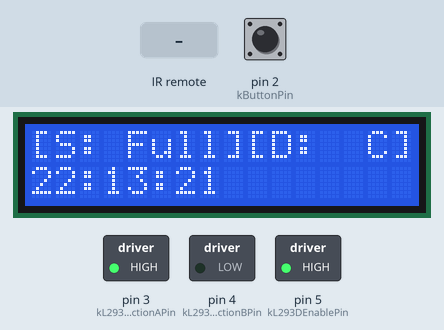
This sketch was run on a simulated Arduino Uno, built with avr-gcc and run on an emulated ATmega328P. Parts: 16×2 character LCD, switched loads named in the sketch (green lamp = pin HIGH). The test bench sets the inputs (shaded band); at power-on: pin 2 (kButtonPin) LOW. The local clock reads 2024-03-15 10:24:30 at power-on unless the sketch sets it.

Above: at 1.3 s.
1.4 s: pin 2 (kButtonPin) pulled HIGH for 1.15 s
At 2.9 s:
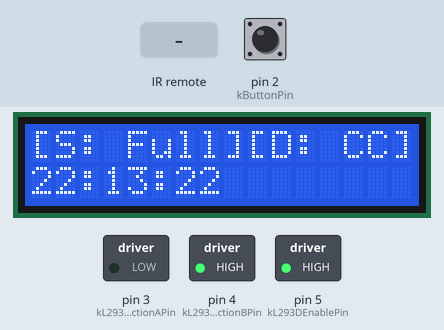
6.5 s: infrared code 0xFFE01F received
At 7.9 s:
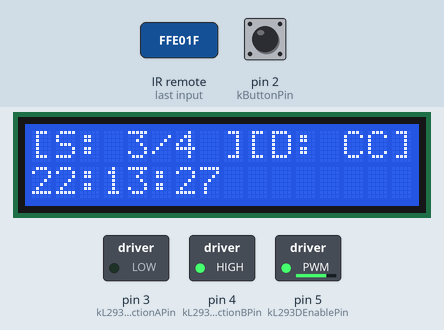
10.5 s: infrared code 0xFF02FD received
At 11.5 s:
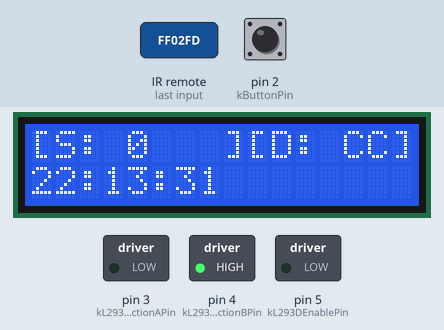
14.5 s: infrared code 0xFFC23D received
At 15.7 s:
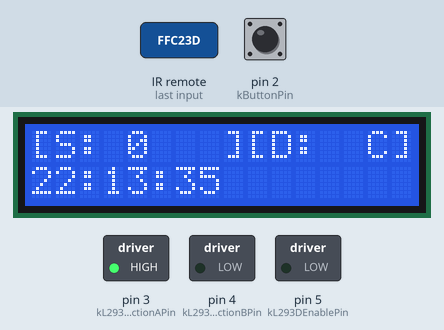
18.5 s: infrared code 0xFF906F received
At 19.9 s:
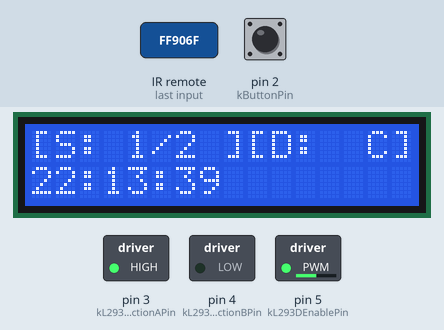
22.5 s: pin 2 (kButtonPin) pulled HIGH for 1.15 s
At 23.9 s:
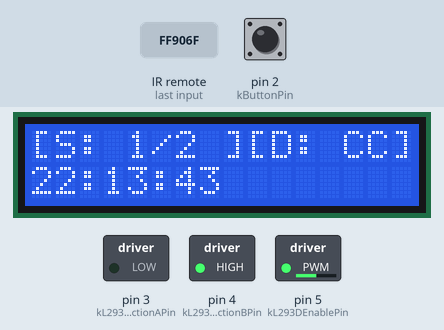
Timing chart, 0 to 25.5 s (numbered marks = the images above; inputs shaded):
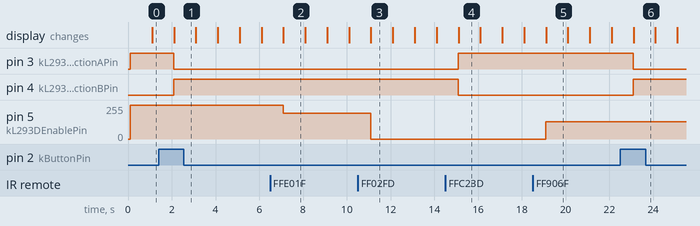

The sketch:

lab3.ino
```cpp
// (licence header left out)
////////////////////////////////////////////////////////////////////////
//// Includes //////////////////////////////////////////////////////////

// Built-in Arduino Libraries
#include <Arduino.h>
#include <Wire.h>

// ELEGOO libraries for HW modules
#include <DS3231.h>
#include <LiquidCrystal.h>
#include <IRremote.h>

////////////////////////////////////////////////////////////////////////
//// Pin constants /////////////////////////////////////////////////////

// L293D Chip Pins

constexpr uint8_t kL293DEnablePin = 5;
constexpr uint8_t kL293DDirectionAPin = 3;
constexpr uint8_t kL293DDirectionBPin = 4;


// LCD Display Pins

constexpr uint8_t kLcdRsPin = 7;
constexpr uint8_t kLcdEnablePin = 8;
// constexpr uint8_t kLcdData0Pin = 0;
// constexpr uint8_t kLcdData1Pin = 0;
// constexpr uint8_t kLcdData2Pin = 0;
// constexpr uint8_t kLcdData3Pin = 0;
constexpr uint8_t kLcdData4Pin = 9;
constexpr uint8_t kLcdData5Pin = 10;
constexpr uint8_t kLcdData6Pin = 11;
constexpr uint8_t kLcdData7Pin = 12;

// IR Receiver Pins

constexpr uint8_t kIrReceiverPin = 6;

// Button Pins

constexpr uint8_t kButtonPin = 2;

////////////////////////////////////////////////////////////////////////
//// IR Receiver Constants /////////////////////////////////////////////

    // Enumeration for all RF codes that can be received from the IR
    // remote control
    enum class IRCodes : uint32_t {
        POWER         = 0xFFA25D,
        FUNC_STOP     = 0xFFE21D,
        VOL_PLUS      = 0xFF629D,
        FAST_BACK     = 0xFF22DD,
        PAUSE         = 0xFF02FD,
        FAST_FORWARD  = 0xFFC23D,
        DOWN          = 0xFFE01F,
        VOL_MINUS     = 0xFFA857,
        UP            = 0xFF906F,
        EQ            = 0xFF9867,
        ST_REPT       = 0xFFB04F,
        ZERO          = 0xFF6897,
        ONE           = 0xFF30CF,
        TWO           = 0xFF18E7,
        THREE         = 0xFF7A85,
        FOUR          = 0xFF10EF,
        FIVE          = 0xFF38C7,
        SIX           = 0xFF5AA5,
        SEVEN         = 0xFF42BD,
        EIGHT         = 0xFF4AB5,
        NINE          = 0xFF52AD,
        UNKNOWN_CODE  = 0xFFFFFFFF
    };


////////////////////////////////////////////////////////////////////////
//// LCD Screen Constants //////////////////////////////////////////////

    // Number of character rows in LCD screen
    constexpr uint8_t kLcdRows = 2;

    // Number of character columns in LCD screen
    constexpr uint8_t kLcdColumns = 16;


////////////////////////////////////////////////////////////////////////
//// Real Time Clock (RTC) Constants ///////////////////////////////////

enum class FanSpeed : uint8_t {
    STOPPED,
    HALF,
    THREE_QUARTERS,
    FULL
};

static const char * const kFanSpeedStr[] = {
    "0   ",
    "1/2 ",
    "3/4 ",
    "Full"
};


////////////////////////////////////////////////////////////////////////
//// Timer Constants ///////////////////////////////////////////////////

// ATMega2560 has a 16MHz clock
constexpr unsigned long long kClockCycle = 16000000ULL;

// The frequency at which the timer is to initiate an interrupt
// (1 Hz = 1 second)
constexpr unsigned int kTimerInterruptFrequency = 1;

// The value at which to increment the timer clock at
// 1 = 16MHz increment
// 8 = 2MHz increment
// 64 = 250kHz increment
// 256 = 62.5kHz increment
// 1024 = 15.625kHz increment
constexpr unsigned int kTimerPrescalar = 1024;

// The value to input into the timer compare match register to get the
// timer to interrupt every interval
constexpr uint16_t kTimerMatchValue = kClockCycle
        / (kTimerInterruptFrequency * kTimerPrescalar) - 1UL;

// The delay necessary to debounce the hardware switch
constexpr unsigned long kDebounceDelay = 50;


////////////////////////////////////////////////////////////////////////
//// Variables /////////////////////////////////////////////////////////

// IR Receiver module object
IRrecv ir_receiver(kIrReceiverPin);

// Variable to hold the IR code received from the IR module
decode_results ir_decode_results;

// LCD Screen module object
LiquidCrystal lcd(kLcdRsPin, kLcdEnablePin, kLcdData4Pin, kLcdData5Pin,
                  kLcdData6Pin, kLcdData7Pin);

// RTC module object
DS3231 real_time_clock;

// RTC date-time structure object
RTCDateTime date_time;

// The current speed at which the fan is currently rotating
FanSpeed current_fan_speed = FanSpeed::STOPPED;

// A flag that lets the time controlled fan motor start know that
// the remote stopped the fan for this iteration
bool ir_remote_used = false;

// The direction in which the fan is rotating
bool fan_direction_clockwise = true;

// Flag indicating fan speed or direction has been updated
bool fan_update = false;

// Flag indicating that LCD and time should be updated
bool update = false;

// Variable to hold line one string of LCD
char line_one[kLcdColumns + 1] = {};

// Variable to hold line two string of LCD
char line_two[kLcdColumns + 1] = {};


////////////////////////////////////////////////////////////////////////
//// Functions /////////////////////////////////////////////////////////

/**
 * @brief Translates the fan speed enumeration value into a PWM value
 *
 * @param speed  The FanSpeed enumeration value
 * @return uint8_t - the PWM speed integer value
 */
uint8_t GetFanSpeed(FanSpeed speed){
    uint8_t speed_value;
    switch(speed){
        case FanSpeed::FULL: speed_value = 255; break;
        case FanSpeed::THREE_QUARTERS: speed_value = 192; break;
        case FanSpeed::HALF: speed_value = 128; break;
        case FanSpeed::STOPPED: speed_value = 0; break;
        default: speed_value = 0;
    }

    return speed_value;
}

/**
 * @brief This function increments the current fan speed to the next
 *        speed level or keeps it at the same level if it can go no
 *        higher
 *
 */
void SpeedUpFan(){
    switch(current_fan_speed){
        case FanSpeed::STOPPED:{
            current_fan_speed = FanSpeed::HALF;
        } break;
        case FanSpeed::HALF:{
            current_fan_speed = FanSpeed::THREE_QUARTERS;
        } break;
        case FanSpeed::THREE_QUARTERS:
        case FanSpeed::FULL: {
            current_fan_speed = FanSpeed::FULL;
        } break;
    }

    fan_update = true;
}

/**
 * @brief This function decrements the current fan speed to the previous
 *        speed level or keeps it at the same level if it can go no
 *        lower
 *
 */
void SlowDownFan(){
    switch(current_fan_speed){
        case FanSpeed::FULL:{
            current_fan_speed = FanSpeed::THREE_QUARTERS;

        } break;
        case FanSpeed::THREE_QUARTERS:{
            current_fan_speed = FanSpeed::HALF;
        } break;
        case FanSpeed::HALF:
        case FanSpeed::STOPPED: {
            current_fan_speed = FanSpeed::STOPPED;
        } break;
    }

    fan_update = true;
}

/**
 * @brief Sends fan motor turn direction and PWM speed of the fan
 *
 */
void RunFan() {
    digitalWrite(kL293DDirectionAPin, fan_direction_clockwise);
    digitalWrite(kL293DDirectionBPin, !fan_direction_clockwise);
    analogWrite(kL293DEnablePin, GetFanSpeed(current_fan_speed));
}

/**
 * @brief This function gets the current date/time from the real time
 *        clock module and, depending on whether its at the beginning or
 *        end of a minute, turns on or off the fan
 *
 */
void CheckRealTimeClock(){
    // Update clock, rpm, direction, etc. every second
    date_time = real_time_clock.getDateTime();

    // New minute, reset ir remote flag
    if(date_time.second == 0) ir_remote_used = false;

    if(date_time.second >= 0
        && date_time.second < 30
        && current_fan_speed == FanSpeed::STOPPED
        && !ir_remote_used){
        current_fan_speed = FanSpeed::FULL;
        fan_update = true;
    }
    else if(date_time.second == 30 && !ir_remote_used){
        current_fan_speed = FanSpeed::STOPPED;
        fan_update = true;
    }
}

/**
 * @brief This function outputs the current time, fan speed, and fan
 *        direction to the LCD screen
 *
 */
void UpdateLCD() {
    // Create LCD line 1
    snprintf(line_one, kLcdColumns+1, "[S: %s][D: %s]",
        kFanSpeedStr[static_cast<uint8_t>(current_fan_speed)],
        (fan_direction_clockwise) ? " C" : "CC");

    // Create LCD line 2
    snprintf(line_two, kLcdColumns+1, "%02d:%02d:%02d        ",
        date_time.hour, date_time.minute, date_time.second);

    // Print line 1 on LCD
    lcd.setCursor(0, 0);
    lcd.print(line_one);

    // Print line 2 on LCD
    lcd.setCursor(0, 1);
    lcd.print(line_two);
}

/**
 * @brief Checks the IR module to see if it received an IR code and
 *        translates the code into fan functions
 *
 */
void CheckIR() {
    if(ir_receiver.decode(&ir_decode_results)){

        switch(ir_decode_results.value){
            case static_cast<long unsigned int>(IRCodes::UP): SpeedUpFan(); break;
            case static_cast<long unsigned int>(IRCodes::DOWN): SlowDownFan(); break;
            case static_cast<long unsigned int>(IRCodes::PAUSE): {

                current_fan_speed = FanSpeed::STOPPED;
                fan_update = true;

            } break;
            case static_cast<long unsigned int>(IRCodes::FAST_FORWARD): {

                fan_direction_clockwise = true;
                fan_update = true;

            } break;
            case static_cast<long unsigned int>(IRCodes::FAST_BACK): {

                fan_direction_clockwise = false;
                fan_update = true;

            } break;
        }

        ir_remote_used = true;
    }

    ir_receiver.resume();
}

/**
 * @brief Button interrupt function that checks if the interrut was
 *        caused by a button press or noise and if the button was
 *        pressed it will switch the current fan direction
 *
 */
void CheckButton(){
    // A static variable (e.g. state persistent across function calls)
    // that holds the last time that the interrupt function was called
    static unsigned long last_interrupt_time = 0;

    // Time of the current interrupt
    unsigned long current_interrupt_time = millis();

    // Check to see if this interrupt was caused by noise or an actual
    // button press
    if((current_interrupt_time - last_interrupt_time) > kDebounceDelay){
        fan_direction_clockwise = !fan_direction_clockwise;
    }

    // Record current interrupt time for the next interrupt
    last_interrupt_time = current_interrupt_time;
}

//// Timer Setup and Interrupt Functions ///////////////////////////////

/**
 * @brief Set hardware timer 2 to interrupt at predetermined interval
 *
 */
void SetupTimer(){

    // Disable interrupts
    cli();

    // Set all of timer/counter control register 1A to 0
    //     7       6       5       4       3       2       1       0
    // *---------------------------------------------------------------*
    // | COM1A1| COM1A0| COM1B1| COM1B0| COM1C1| COM1C0| WGM11 | WGM10 |
    // *---------------------------------------------------------------*
    // COM1A1:0 - Compare Output Mode for Channel A
    // COM1B1:0 - Compare Output Mode for Channel B
    // COM1C1:0 - Compare Output Mode for Channel C
    // WGM11:0 - Waveform Generation Mode
    // pg. 154 of ATmega2560 datasheet
    TCCR1A = 0;

    // Set all of timer/counter control register 1B to 0
    //     7       6       5       4       3       2       1       0
    // *---------------------------------------------------------------*
    // | ICNC1 | ICES1 |   -   | WGM13 | WGM12 | CS12  | CS11  | CS10  |
    // *---------------------------------------------------------------*
    // ICNC1 - Input Capture Noise Canceler
    // ICES1 - Input Capture Edge Select
    // WGM13:2 - Waveform Generation Mode
    // CS12:0 - Clock Select
    // pg. 156 of ATmega2560 datasheet
    TCCR1B = 0;

    // Initialize timer counter value  of timer 1 to 0
    TCNT1  = 0;

    // Set output compare match register 1A for predetermined increments
    OCR1A =  kTimerMatchValue;

    // turn on CTC mode
    TCCR1B |= (1 << WGM12);

    // Set CS10 and CS12 bits for 1024 prescaler
    // See pg. 157 of ATmega2560 datasheet
    TCCR1B |= (1 << CS12) | (1 << CS10);

    // Allow interrupts
    sei();
}


/**
 * @brief Enables the interrupt for timer 1 and starts the counter at 0
 *
 */
void EnableTimerInterrupts(){
    // Disable interrupts
    cli();

    // Initialize timer counter value  of timer 1 to 0
    TCNT1  = 0;

    // Enable timer compare interrupt through timer interupt mask
    // register
    //     7       6       5       4       3       2       1       0
    // *---------------------------------------------------------------*
    // |   -   |   -   | ICIE1 |   -   | OCIE1C| OCIE1B| OCIE1A| TOIE1 |
    // *---------------------------------------------------------------*
    // ICIE1 - Timer/Counter, Input Capture Interupt Enable
    // OCIE1C - Timer/Counter, Output Compare C Match Interrupt Enable
    // OCIE1B - Timer/Counter, Output Compare B Match Interrupt Enable
    // OCIE1A - Timer/Counter, Output Compare A Match Interrupt Enable
    // TOIE1 - Timer/Counter/ Overflow Interrupt Enable
    // pgs. 161 & 162 ATmega2560 datasheet
    TIMSK1 |= (1 << OCIE1A);

    // Allow interrupts
    sei();
}


/**
 * @brief Disables the interrupt for timer 1
 *
 */
void DisableTimerInterrupts(){
    // Disable interrupts
    cli();

    // Disable timer compare interrupt through timer interupt mask
    // register
    //     7       6       5       4       3       2       1       0
    // *---------------------------------------------------------------*
    // |   -   |   -   | ICIE1 |   -   | OCIE1C| OCIE1B| OCIE1A| TOIE1 |
    // *---------------------------------------------------------------*
    TIMSK1 &= ~(OCIE1A);

    // Allow interrupts
    sei();
}


/**
 * @brief Construct a timer 1 interrupt handler that updates the real
 *        time clock, fan speed, and fan direction every second.
 *
 */
ISR(TIMER1_COMPA_vect){
    update = true;
}


////////////////////////////////////////////////////////////////////////
//// Main Program //////////////////////////////////////////////////////

/**
 * @brief The setup function runs at the initialization of the arduino
 *        (either power on or when the reset button is pressed)
 *
 */
void setup() {

    // Set up L293D pins for motor control
    pinMode(kL293DEnablePin, OUTPUT);
    pinMode(kL293DDirectionAPin, OUTPUT);
    pinMode(kL293DDirectionBPin, OUTPUT);

    // Set up number of columns and rows on the LCD screen
    lcd.begin(kLcdColumns, kLcdRows);

    // Output setup steps LCD start -> IR enable
    lcd.setCursor(0, 0);
    lcd.print("STARTED LCD!    ");
    lcd.setCursor(0, 1);
    lcd.print("ENABLING IR...  ");

    // Start the IR receiver module
    ir_receiver.enableIRIn();

    // Output setup steps IR enable -> RTC start
    lcd.setCursor(0, 0);
    lcd.print("ENABLED IR!     ");
    lcd.setCursor(0, 1);
    lcd.print("BEGINNING RTC...");

    // Initialize DS1307 RTC module
    real_time_clock.begin();

    // Output setup steps RTC start -> Date/Time setup
    lcd.setCursor(0, 0);
    lcd.print("BEGAN RTC!      ");
    lcd.setCursor(0, 1);
    lcd.print("SET DATE/TIME...");

    // Initializes the RTC module to the arduino sketch's compile time
    // and date
    real_time_clock.setDateTime(__DATE__, __TIME__);

    // Output setup steps Date/Time setup -> Get initial RTC vals
    lcd.setCursor(0, 0);
    lcd.print("DATE/TIME SET!  ");
    lcd.setCursor(0, 1);
    lcd.print("GET INIT RTC VAL");

    CheckRealTimeClock();

    // Output setup steps Get initial RTC vals -> Setup button interrupt
    lcd.setCursor(0, 0);
    lcd.print("RECEIVED RTC VAL");
    lcd.setCursor(0, 1);
    lcd.print("SET BUTTON INT..");

    // Set up button interrupt
    attachInterrupt(digitalPinToInterrupt(kButtonPin), CheckButton, RISING);

    // Output setup steps Setup button interrupt -> Setup timer interrupt
    lcd.setCursor(0, 0);
    lcd.print("BUTTON INT SET! ");
    lcd.setCursor(0, 1);
    lcd.print("SETUP TIMER INT.");

    // Setup Timer Interrupts
    SetupTimer();

    // Output setup steps Setup timer interrupt -> Enable timer interrupt
    lcd.setCursor(0, 0);
    lcd.print("TIMER INT READY!");
    lcd.setCursor(0, 1);
    lcd.print("ENABLE TIMER INT");

    // Enable timer interrupt
    EnableTimerInterrupts();

    // Output setup steps Enable timer interrupt -> Start main loop
    lcd.setCursor(0, 0);
    lcd.print("TIMER INT START!");
    lcd.setCursor(0, 1);
    lcd.print("STARTING LOOP...");
}


/**
 * @brief The main loop function that runs forever after the startup
 *        function
 *
 */
void loop() {
    if(update){
        CheckRealTimeClock();
        CheckIR();
        if(fan_update)RunFan();
        UpdateLCD();
        update = false;
    }
}
```

Measured:
- after the input at 1.4 s, pin 3 (kL293DDirectionAPin): HIGH → LOW after 0.70 s; pin 4 (kL293DDirectionBPin): LOW → HIGH after 0.70 s; the display: changes after 0.70 s (image 1)
- after the input at 6.5 s, pin 5 (kL293DEnablePin): 255/255 → 192/255 after 0.60 s; the display: changes after 0.60 s (image 2)
- after the input at 10.5 s, pin 5 (kL293DEnablePin): 192/255 → 0/255 after 0.60 s; the display: changes after 0.60 s (image 3)
- after the input at 14.5 s, pin 3 (kL293DDirectionAPin): LOW → HIGH after 0.60 s; pin 4 (kL293DDirectionBPin): HIGH → LOW after 0.60 s; the display: changes after 0.60 s (image 4)
- after the input at 18.5 s, pin 5 (kL293DEnablePin): 0/255 → 128/255 after 0.60 s; the display: changes after 0.60 s (image 5)
- after the input at 22.5 s, pin 3 (kL293DDirectionAPin): HIGH → LOW after 0.60 s; pin 4 (kL293DDirectionBPin): LOW → HIGH after 0.60 s; the display: changes after 0.60 s (image 6)
- what the display in image 2 shows lasts 1.0 s, from 7.1 s to 8.1 s
